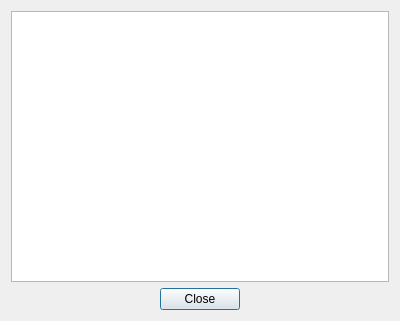
<?xml version="1.0" encoding="UTF-8"?>
<ui version="4.0">
 <class>parserDialog</class>
 <widget class="QDialog" name="parserDialog">
  <property name="geometry">
   <rect>
    <x>0</x>
    <y>0</y>
    <width>400</width>
    <height>321</height>
   </rect>
  </property>
  <property name="windowTitle">
   <string>Dialog</string>
  </property>
  <layout class="QVBoxLayout" name="verticalLayout">
   <item>
    <widget class="QTextBrowser" name="textBrowser"/>
   </item>
   <item>
    <layout class="QHBoxLayout" name="horizontalLayout_2">
     <item>
      <spacer name="horizontalSpacer">
       <property name="orientation">
        <enum>Qt::Horizontal</enum>
       </property>
       <property name="sizeHint" stdset="0">
        <size>
         <width>40</width>
         <height>20</height>
        </size>
       </property>
      </spacer>
     </item>
     <item>
      <widget class="QPushButton" name="closeButton">
       <property name="text">
        <string>Close</string>
       </property>
      </widget>
     </item>
     <item>
      <spacer name="horizontalSpacer_2">
       <property name="orientation">
        <enum>Qt::Horizontal</enum>
       </property>
       <property name="sizeHint" stdset="0">
        <size>
         <width>40</width>
         <height>20</height>
        </size>
       </property>
      </spacer>
     </item>
    </layout>
   </item>
  </layout>
 </widget>
 <resources/>
 <connections/>
</ui>
